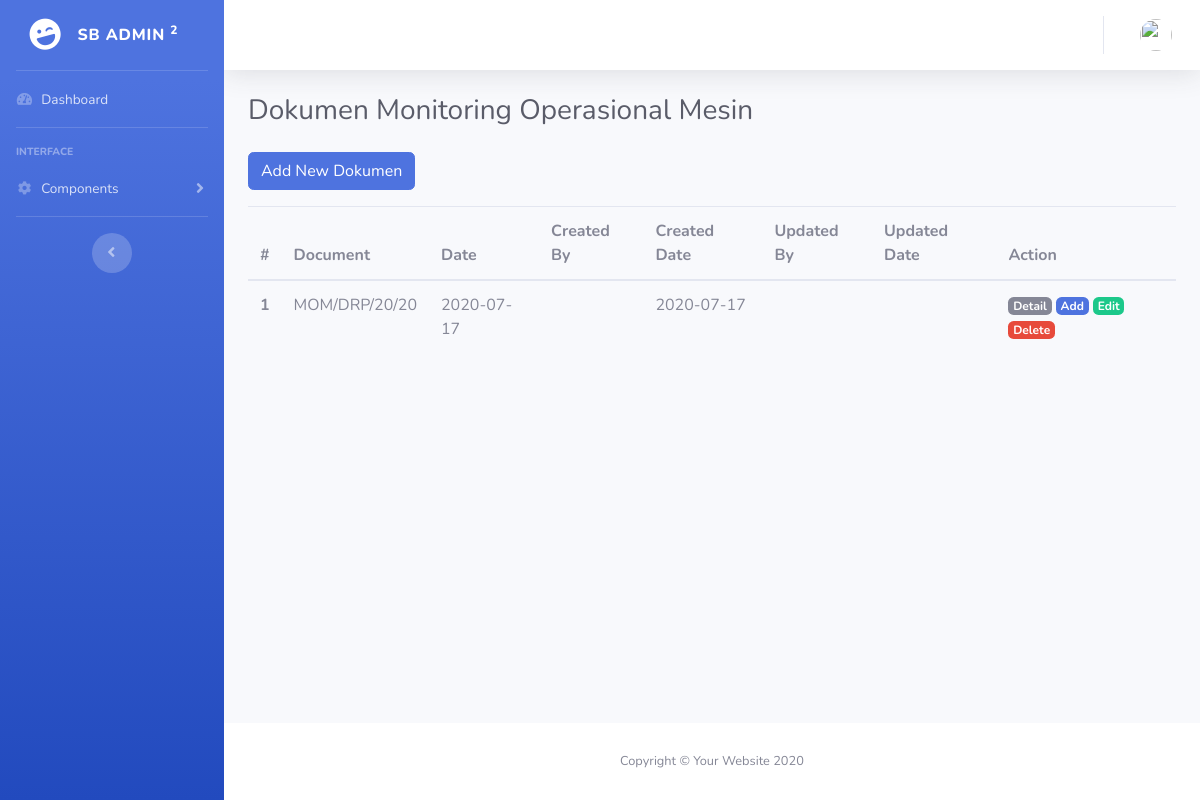
/index.php/dashboard, run on an earlier commit of the app's database.
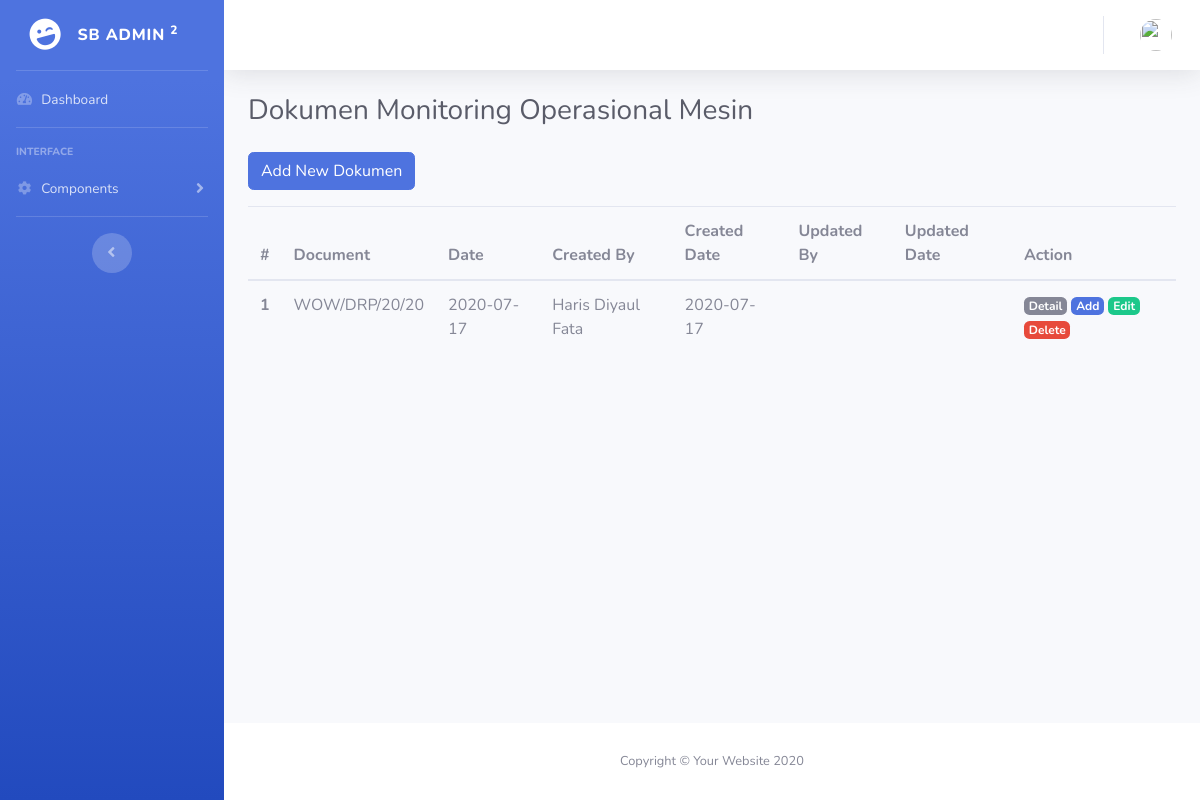
And on a later commit of the database.
### tables this page shows
CREATE TABLE `header` (
  `id` int(11) NOT NULL,
  `doc` varchar(128) NOT NULL,
  `date` date NOT NULL,
  `createdBy` int(11) NOT NULL,
  `createdDate` varchar(128) NOT NULL,
  `updatedBy` int(11) DEFAULT NULL,
  `updatedDate` varchar(128) DEFAULT NULL
);

CREATE TABLE `user` (
  `id` int(11) NOT NULL,
  `name` varchar(128) NOT NULL,
  `email` varchar(128) NOT NULL,
  `image` varchar(128) NOT NULL,
  `password` varchar(128) NOT NULL,
  `role_id` int(11) NOT NULL,
  `is_active` int(11) NOT NULL,
  `date_created` varchar(128) NOT NULL
);

### application/controllers/Dashboard.php (called while the page is built, shortened)
<?php
class Dashboard extends CI_Controller
{
     public function __construct()
     {
          $this->load->model('Dashboard_model', 'dashboard');
     }
     public function index()
     {
          $data['title'] = 'Dashboard';
          $data['header'] = $this->dashboard->getHeader();
          $data['user'] = $this->dashboard->getSession();
          $this->form_validation->set_rules('doc', 'Dokumen', 'required');
          $this->form_validation->set_rules('date', 'Tanggal', 'required');
          if ($this->form_validation->run() == false) {
               $this->load->view('tampilan/header', $data);
               $this->load->view('tampilan/navbar', $data);
               $this->load->view('tampilan/topbar', $data);
               $this->load->view('dashboard/index', $data);
               $this->load->view('tampilan/footer');
          }
     }
}

### index.php (called while the page is built, shortened)
<?php
require_once BASEPATH.'core/CodeIgniter.php';

### application/models/Dashboard_model.php (called while the page is built, shortened)
<?php
class Dashboard_model extends CI_Model
{
     public function getHeader()
     {
          $this->db->select('*', 'user.nama');
          $this->db->from('header');
          $this->db->join('user', 'user.id = header.createdBy');
          return $this->db->get()->result_array();
     }
}

### application/views/dashboard/index.php (the view, shortened to what this page needs)
<div class="container-fluid">
     <h1 class="h3 mb-4 text-gray-800">Dokumen Monitoring Operasional Mesin</h1>
     <a href="" class="btn btn-primary mb-3" data-toggle="modal" data-target="#newDocModal">Add New Dokumen</a>
     <table class="table">
          <thead>
               <tr>
                    <th scope="col">#</th>
                    <th scope="col">Document</th>
                    <th scope="col">Date</th>
                    <th scope="col">Created By</th>
                    <th scope="col">Created Date</th>
                    <th scope="col">Updated By</th>
                    <th scope="col">Updated Date</th>
                    <th scope="col">Action</th>
               </tr>
          </thead>
          <tbody>
               <?php $i = 1; ?>
               <?php foreach ($header as $h) : ?>
                    <tr>
                         <th scope="row"><?= $i; ?></th>
                         <td><?= $h['doc']; ?></td>
                         <td><?= $h['date']; ?></td>
                         <td><?= $h['name']; ?></td>
                         <td><?= $h['createdDate']; ?></td>
                         <td><?= $h['updatedBy']; ?></td>
                         <td><?= $h['updatedDate']; ?></td>
                         <td>
                              <a href="<?= base_url('dashboard/detail') ?>" class="badge badge-secondary">Detail</a>
                              <a href="<?= base_url('dashboard/tambah') ?>" class="badge badge-primary">Add</a>
                              <a href="<?= base_url('dashboard/edit') ?>" class="badge badge-success">Edit</a>
                              <a href="<?= base_url('dashboard/detail') ?>" class="badge badge-danger">Delete</a>
                         </td>
                    </tr>
                    <?php $i++; ?>
               <?php endforeach; ?>
          </tbody>
     </table>
</div>
</div>

### application/views/tampilan/header.php (shortened to what this page needs)
<!DOCTYPE html>
<html lang="en">
<head>
     <link href="<?= base_url('assets/'); ?>vendor/fontawesome-free/css/all.min.css" rel="stylesheet" type="text/css">
     <link href="<?= base_url('assets/'); ?>css/sb-admin-2.min.css" rel="stylesheet">
</head>
<body id="page-top">
     <div id="wrapper">

### application/views/tampilan/navbar.php
<ul class="navbar-nav bg-gradient-primary sidebar sidebar-dark accordion" id="accordionSidebar">
     <a class="sidebar-brand d-flex align-items-center justify-content-center" href="index.html">
          <div class="sidebar-brand-icon rotate-n-15">
               <i class="fas fa-laugh-wink"></i>
          </div>
          <div class="sidebar-brand-text mx-3">SB Admin <sup>2</sup></div>
     </a>
     <hr class="sidebar-divider my-0">
     <li class="nav-item">
          <a class="nav-link" href="<?= base_url('dashboard') ?>">
               <i class="fas fa-fw fa-tachometer-alt"></i>
               <span>Dashboard</span></a>
     </li>
     <hr class="sidebar-divider">
     <div class="sidebar-heading">
          Interface
     </div>
     <li class="nav-item">
          <a class="nav-link collapsed" href="#" data-toggle="collapse" data-target="#collapseTwo" aria-expanded="true" aria-controls="collapseTwo">
               <i class="fas fa-fw fa-cog"></i>
               <span>Components</span>
          </a>
     </li>
     <hr class="sidebar-divider d-none d-md-block">
     <div class="text-center d-none d-md-inline">
          <button class="rounded-circle border-0" id="sidebarToggle"></button>
     </div>
</ul>

### application/views/tampilan/topbar.php (shortened to what this page needs)
<div id="content-wrapper" class="d-flex flex-column">
     <div id="content">
          <nav class="navbar navbar-expand navbar-light bg-white topbar mb-4 static-top shadow">
               <ul class="navbar-nav ml-auto">
                    <li class="nav-item dropdown no-arrow">
                         <a class="nav-link dropdown-toggle" href="#" id="userDropdown" role="button" data-toggle="dropdown" aria-haspopup="true" aria-expanded="false">
                              <img class="img-profile rounded-circle" src="<?= base_url('assets/img/profile/') . $user['image']; ?>">
                         </a>
                    </li>
               </ul>
          </nav>

### application/views/tampilan/footer.php (shortened to what this page needs)
<footer class="sticky-footer bg-white">
     <div class="container my-auto">
          <div class="copyright text-center my-auto">
               <span>Copyright &copy; Your Website 2020</span>
          </div>
     </div>
</footer>
</div>
</div>
</body>
</html>

What changed in the data, as far as the page shows it:
changed header: doc "MOM/DRP/20/20" → "WOW/DRP/20/20"; user.name (not shown) → "Haris Diyaul Fata"
